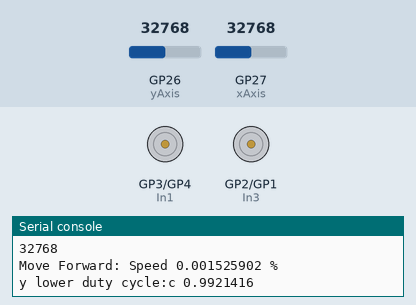
This program was run on a simulated Raspberry Pi Pico running MicroPython. Parts: motor-driver pin pairs drawn as motors (green arrow = first pin HIGH = forward, orange = second pin HIGH = backward, longer = more drive, scaled by the enable pin), the last lines printed to the serial console. The test bench sets the inputs (shaded band); at power-on: GP26 (yAxis) = 32768, GP27 (xAxis) = 32768 (analog values on the 0–65535 scale).

Above: at 1.2 s.
1.3 s: GP26 (yAxis) set to 45874
At 2.2 s:
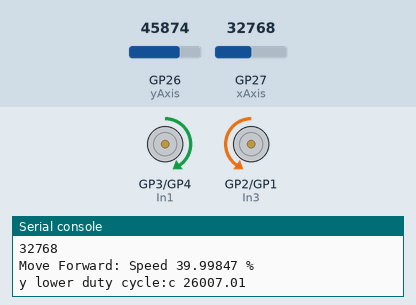
2.8 s: GP26 (yAxis) set to 50655
At 4.0 s:
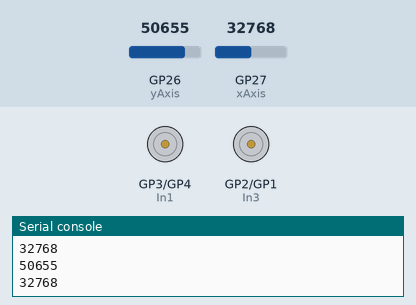
4.3 s: GP26 (yAxis) set to 7864
At 5.4 s:
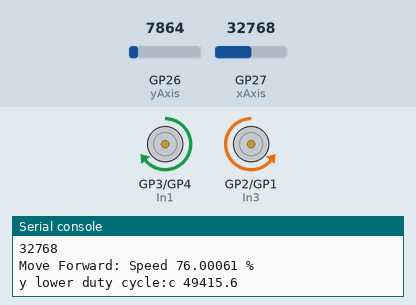
5.8 s: GP26 (yAxis) set to 0
At 7.0 s:
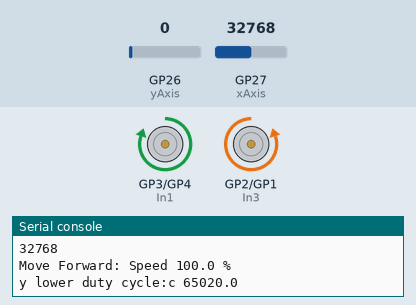
7.3 s: GP26 (yAxis) set to 19660
At 7.7 s:
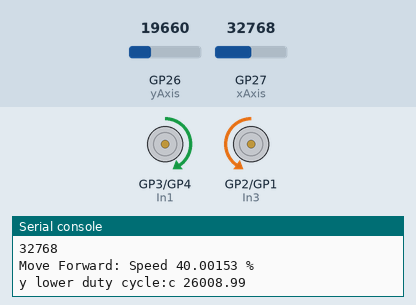
Timing chart, 0 to 9.8 s (numbered marks = the images above; inputs shaded):
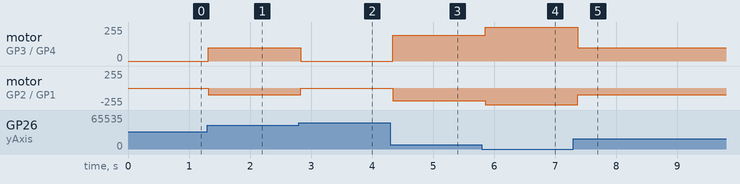

Measured:
- after the input at 1.3 s, motor on GP3 (In1) / GP4 (In2): stopped → forward 101/255 at once; motor on GP2 (In3) / GP1 (In4): stopped → backward 101/255 at once
- after the input at 2.8 s, motor on GP3 (In1) / GP4 (In2): forward 101/255 → stopped at once; motor on GP2 (In3) / GP1 (In4): backward 101/255 → stopped at once
- after the input at 4.3 s, motor on GP3 (In1) / GP4 (In2): stopped → forward 192/255 at once; motor on GP2 (In3) / GP1 (In4): stopped → backward 192/255 at once
- after the input at 5.8 s, motor on GP3 (In1) / GP4 (In2): forward 192/255 → forward 253/255 after 0.06 s; motor on GP2 (In3) / GP1 (In4): backward 192/255 → backward 253/255 after 0.06 s
- after the input at 7.3 s, motor on GP3 (In1) / GP4 (In2): forward 253/255 → forward 101/255 after 0.07 s; motor on GP2 (In3) / GP1 (In4): backward 253/255 → backward 101/255 after 0.07 s

The program:

IR_Motor_2.py
```python
'''
https://microcontrollerslab.com/micropython-dc-motor-l298n-driver-esp32-esp8266/
'''
from machine import Pin, ADC, PWM  #importing PIN,ADC and PWM
import time #importing time
import utime

xAxis = ADC(Pin(27))
yAxis = ADC(Pin(26))
# Defining motor pins

#OUT1  and OUT2
In1=Pin(3,Pin.OUT)  #IN1`
In2=Pin(4,Pin.OUT)  #IN2
EN_A=PWM(Pin(5))


#OUT3  and OUT4
In3=Pin(2,Pin.OUT)  #IN3
In4=Pin(1,Pin.OUT)  #IN4
EN_B=PWM(Pin(0))


# Defining frequency for enable pins
EN_A.freq(1500)
EN_B.freq(1500)


# Forward
def move_forward():
    In1.high()
    In2.low()
    In3.low()
    In4.high()

# Backward
def move_backward():
    In1.low()
    In2.high()
    In3.high()
    In4.low()


#Stop
def stop():
    In1.low()
    In2.low()
    In3.low()
    In4.low()
try:
    while True:
        time.sleep(0.1)
        # xValue=36000
        # yValue=36000
        yValue = yAxis.read_u16()
        xValue = xAxis.read_u16()
        print(yValue)
        print(xValue)

   ##     if yValue >= 32000 and yValue <= 34000 or xValue >= 32000 and xValue <= 34000:
        if yValue >= 50000 and yValue <= 54000 :
        # if yValue >= 50000 and yValue <= 54000 or xValue >= 48000 and xValue <= 52000:

            stop()


        if yValue >= 54000:
            duty_cycle = (((yValue-65535/2)/65535)*100)*2
            print("Move backward: Speed " + str(abs(duty_cycle)) + " %")
            duty_cycle = ((yValue/65535)*100)*650.2
            print('Y highrer dutyCycled',duty_cycle)
            # EN_A.duty_u16(int(duty_cycle))
            # EN_B.duty_u16(int(duty_cycle))

            # move_backward()


        elif yValue <= 50000:
            duty_cycle = ((yValue-65535/2)/65535*100)*2
            print("Move Forward: Speed " + str(abs(duty_cycle)) + " %")
            duty_cycle = abs(duty_cycle)*650.2
            print('y lower duty cycle:c',duty_cycle)
            EN_A.duty_u16(int(duty_cycle))
            EN_B.duty_u16(int(duty_cycle))

            move_forward()


        # elif xValue < 48000:
        #     duty_cycle = (((xValue-65535)/65535)*100)
        #     print("Move Left: Speed " + str(abs(duty_cycle)) + " %")
        #     duty_cycle = abs((duty_cycle)*650.25)

        #     EN_B.duty_u16(0)
        #     EN_A.duty_u16(int(duty_cycle))

        #     move_forward()


        # elif xValue > 54000:
        #     duty_cycle = ((xValue-65535/2)/65535*100)*2
        #     print("Move Right: Speed " + str(abs(duty_cycle)) + " %")
        #     duty_cycle = abs(duty_cycle)*650.2

        #     EN_B.duty_u16(int(duty_cycle))
        #     EN_A.duty_u16(0)

        #     move_forward()
except KeyboardInterrupt:
    EN_B.duty_u16(0)
    EN_A.duty_u16(0)
    print('DOne')


# from machine import PWM,ADC
# import time
# xPin=27
# xADC=ADC(xPin)
# yPin=26
# yADC =ADC(yPin)
# while True:
#     yVal =yADC.read_u16()
#     xVal =xADC.read_u16()
#     print('xVal:  ',xVal,'  yVal:  ',yVal)
#     time.sleep(.5)

    
```
